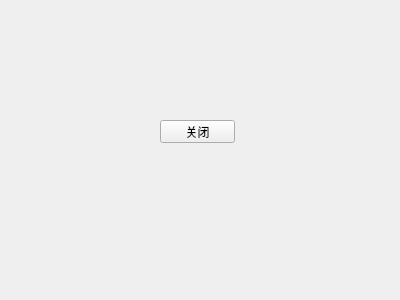
<?xml version="1.0" encoding="UTF-8"?>
<ui version="4.0">
 <class>Form</class>
 <widget class="QWidget" name="Form">
  <property name="geometry">
   <rect>
    <x>0</x>
    <y>0</y>
    <width>400</width>
    <height>300</height>
   </rect>
  </property>
  <property name="windowTitle">
   <string>Form</string>
  </property>
  <widget class="QPushButton" name="pushButton">
   <property name="geometry">
    <rect>
     <x>160</x>
     <y>120</y>
     <width>75</width>
     <height>23</height>
    </rect>
   </property>
   <property name="text">
    <string>关闭</string>
   </property>
  </widget>
 </widget>
 <resources/>
 <connections>
  <connection>
   <sender>pushButton</sender>
   <signal>clicked()</signal>
   <receiver>Form</receiver>
   <slot>close()</slot>
   <hints>
    <hint type="sourcelabel">
     <x>193</x>
     <y>141</y>
    </hint>
    <hint type="destinationlabel">
     <x>282</x>
     <y>207</y>
    </hint>
   </hints>
  </connection>
 </connections>
</ui>
